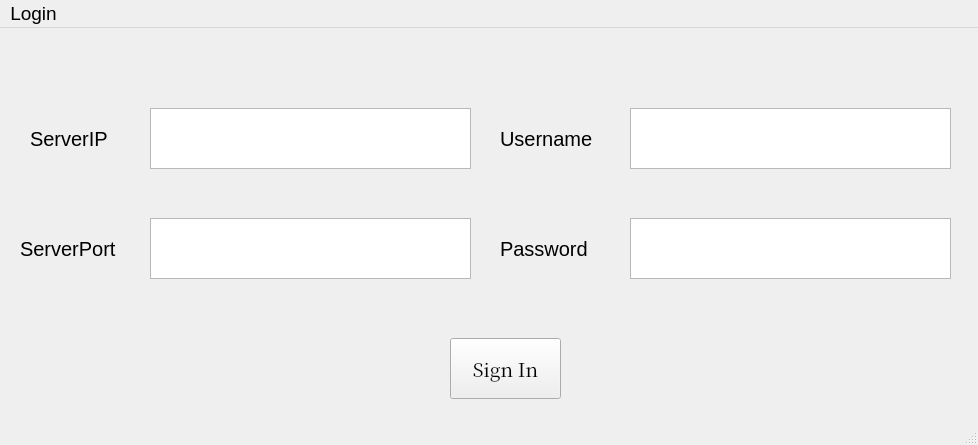
<?xml version="1.0" encoding="UTF-8"?>
<ui version="4.0">
 <class>LoginWindow</class>
 <widget class="QMainWindow" name="LoginWindow">
  <property name="geometry">
   <rect>
    <x>0</x>
    <y>0</y>
    <width>978</width>
    <height>445</height>
   </rect>
  </property>
  <property name="font">
   <font>
    <pointsize>14</pointsize>
   </font>
  </property>
  <property name="windowTitle">
   <string>MainWindow</string>
  </property>
  <widget class="QWidget" name="centralwidget">
   <widget class="QPlainTextEdit" name="Usernametext">
    <property name="geometry">
     <rect>
      <x>630</x>
      <y>80</y>
      <width>321</width>
      <height>61</height>
     </rect>
    </property>
   </widget>
   <widget class="QPlainTextEdit" name="Passwordtext">
    <property name="geometry">
     <rect>
      <x>630</x>
      <y>190</y>
      <width>321</width>
      <height>61</height>
     </rect>
    </property>
   </widget>
   <widget class="QPushButton" name="SignInbutton">
    <property name="geometry">
     <rect>
      <x>450</x>
      <y>310</y>
      <width>111</width>
      <height>61</height>
     </rect>
    </property>
    <property name="font">
     <font>
      <family>Noto Serif CJK TC</family>
      <pointsize>14</pointsize>
     </font>
    </property>
    <property name="text">
     <string>Sign In</string>
    </property>
   </widget>
   <widget class="QLabel" name="Username">
    <property name="geometry">
     <rect>
      <x>500</x>
      <y>90</y>
      <width>101</width>
      <height>41</height>
     </rect>
    </property>
    <property name="font">
     <font>
      <pointsize>15</pointsize>
     </font>
    </property>
    <property name="text">
     <string>Username</string>
    </property>
   </widget>
   <widget class="QLabel" name="Passwordlabel">
    <property name="geometry">
     <rect>
      <x>500</x>
      <y>200</y>
      <width>101</width>
      <height>41</height>
     </rect>
    </property>
    <property name="font">
     <font>
      <pointsize>15</pointsize>
     </font>
    </property>
    <property name="text">
     <string>Password</string>
    </property>
   </widget>
   <widget class="QPlainTextEdit" name="ServerPorttext">
    <property name="geometry">
     <rect>
      <x>150</x>
      <y>190</y>
      <width>321</width>
      <height>61</height>
     </rect>
    </property>
   </widget>
   <widget class="QPlainTextEdit" name="ServerIPtext">
    <property name="geometry">
     <rect>
      <x>150</x>
      <y>80</y>
      <width>321</width>
      <height>61</height>
     </rect>
    </property>
   </widget>
   <widget class="QLabel" name="ServerPortlabel">
    <property name="geometry">
     <rect>
      <x>20</x>
      <y>200</y>
      <width>111</width>
      <height>41</height>
     </rect>
    </property>
    <property name="font">
     <font>
      <pointsize>15</pointsize>
     </font>
    </property>
    <property name="text">
     <string>ServerPort</string>
    </property>
   </widget>
   <widget class="QLabel" name="ServerIPlabel">
    <property name="geometry">
     <rect>
      <x>30</x>
      <y>90</y>
      <width>101</width>
      <height>41</height>
     </rect>
    </property>
    <property name="font">
     <font>
      <pointsize>15</pointsize>
     </font>
    </property>
    <property name="text">
     <string>ServerIP</string>
    </property>
   </widget>
  </widget>
  <widget class="QMenuBar" name="menubar">
   <property name="geometry">
    <rect>
     <x>0</x>
     <y>0</y>
     <width>978</width>
     <height>28</height>
    </rect>
   </property>
   <widget class="QMenu" name="menuLogin">
    <property name="title">
     <string>Login</string>
    </property>
   </widget>
   <addaction name="menuLogin"/>
  </widget>
  <widget class="QStatusBar" name="statusbar"/>
 </widget>
 <resources/>
 <connections/>
</ui>
